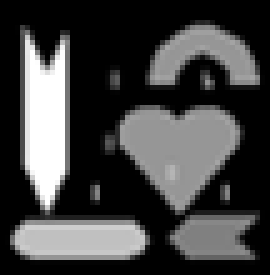
%> input picture region_labeling/Shapes-blurred.png, 54 x 55 px (shown 5 times larger)
$ octave region_labeling.m   (GNU Octave 9; MATLAB toolbox functions it lacks are replaced by stand-ins)
%> lines starting %> are read from the running program, lines starting %| are printed output that depends on the picture; in (x1, y1, x2, y2) boxes, pixels count from 0 and x2, y2 are one past the last pixel; in counts of white or black regions, pixels touching at a corner belong together; the program's own positions count from 1
%%Initialization
close all; clc; clear;
%% Select a single threshold to segment the given image
close all;
I = imread('E:\2016Spring\MV\HW2\Shapes-blurred.png');
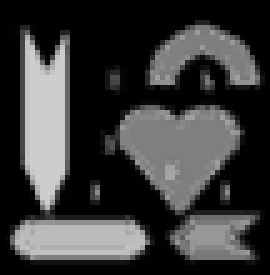
%> I: size 55x54 uint8 (shown 5 times larger); min 0, max 205, mean 59.1
figure
imhist(I);
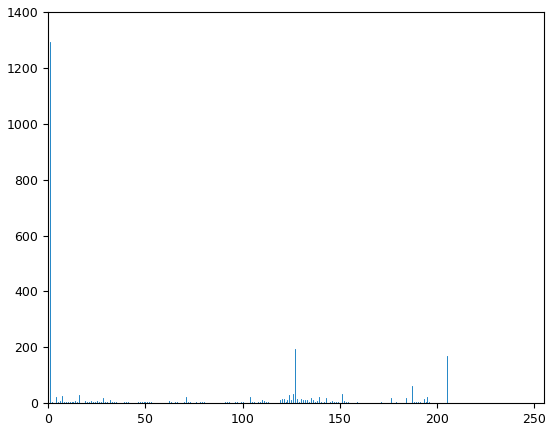
%> figure redrawn from the program's plot data; highest point at x = 1, y = 1294
%Create a binary map in which all major objects are segmented
S = I;
threshold = 60;
%Assign all the object pixels a value of 255 and the background a value of
%0
S(I > threshold) = 255;
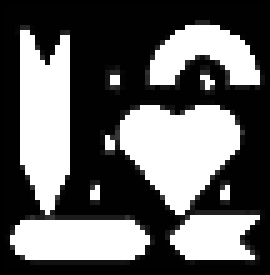
%> S: size 55x54 uint8 (shown 5 times larger); min 0, max 255, mean 101.9
S(I <= threshold) = 0;
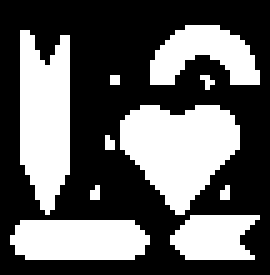
%> S: size 55x54 uint8 (shown 5 times larger); 38.8% white; 10 white regions (5 under 20 px), largest, box (x1, y1, x2, y2) and area: (24, 21, 48, 43) 341, (4, 6, 14, 43) 295, (2, 44, 30, 52) 204, (30, 5, 52, 17) 163, (34, 43, 52, 52) 126

imshow(I);
figure()
imagesc(S);
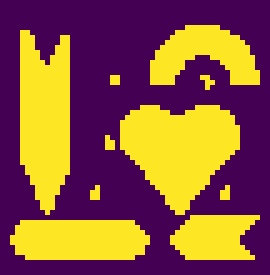
%> displayed picture: size 55x54x3, on the screen's scale of 0 to 255 (shown 5 times larger); mean R, G, B 139.8, 90.3, 65.8
figure()
himage = imshow(S);
hfigure = figure;
%> (the run ends here)
